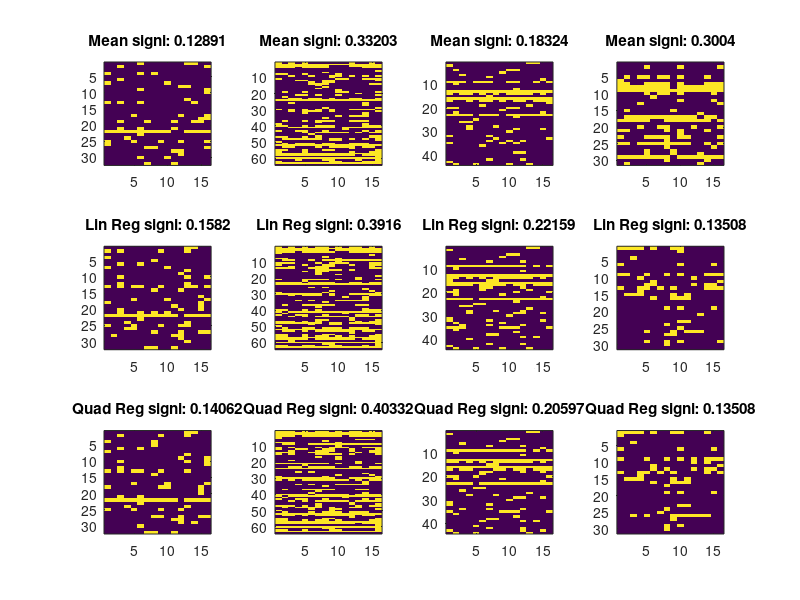

Source code (MATLAB): (Note: this script raises an error after producing the figure.)

%%
clear all, close all
load stats
h(1)=figure;
addpath ~/ME/Proj/mackelab_stuff/code/matlab/plot/
cutoff=0.05
%display significant p-values for each session

for session=1:4
    for i=1:3
    subplot(3,4,session+4*(i-1))
    switch i
        case 1
            d=stats(session).mean50.p_value<cutoff;
            imagesc(d);
            title(['Mean signi: ', num2str(mean(d(:)))]);
        case 2
            d=stats(session).linreg.p_value<cutoff;
            imagesc(d);
            title(['Lin Reg signi: ', num2str(mean(d(:)))]);
        case 3
            d=stats(session).quadreg.p_value<cutoff;
            imagesc(d);
            title(['Quad Reg signi: ', num2str(mean(d(:)))]);
    end
    
    end
end

PrintFigure(h(1),'pdf','Overview_Datasets',[],{'Papersize',[30,20],'PaperPosition',[0,0,30,20]});


%% from these data, it very clearly looks like we want to look at session 2,
%so lets look at this in more detail. 
%It also looks as if the effects are similar across orientations, so lets
%just take the first one:
session=2;
dir_index=1;


h(2)=figure;


%sort neurons by variance explained: 
[varexp_sorted,sort_by_varexp]=sort(stats(session).linreg.var_exp(:,dir_index),'descend');

subplot(3,3,1)
select=stats(session).linreg.p_value(:,dir_index)<cutoff & stats(session).linreg.coeffs(:,dir_index,2)>0;
d=squeeze(stats(session).rates(:,dir_index,:));
d(~select,:)=0;
imagesc(d(sort_by_varexp,:))
signi_risers=find(select);
signi_risers_sort_by_varexp=sort_by_varexp(select(sort_by_varexp));


title('FRs of signi risers')

subplot(3,3,2)
select=stats(session).linreg.p_value(:,dir_index)<cutoff & stats(session).linreg.coeffs(:,dir_index,2)<0;
d=squeeze(stats(session).rates(:,dir_index,:));
d(~select,:)=0;
imagesc(d(sort_by_varexp,:))
signi_fallers=find(select);
signi_fallers_sort_by_varexp=sort_by_varexp(select(sort_by_varexp));

title('FRs of signi fallers')

subplot(3,3,3)
select=stats(session).linreg.p_value(:,dir_index)>cutoff ;
d=squeeze(stats(session).rates(:,dir_index,:));
d(~select,:)=0;
imagesc(d(sort_by_varexp,:))
signi_non=find(select);
signi_non_sort_by_varexp=sort_by_varexp(select(sort_by_varexp));
title('FRs of non-sign neurons')


subplot(3,3,4)
d=squeeze(stats(session).rates(signi_risers_sort_by_varexp,dir_index,:));
plot(d(1:min(end,10),:)');
title('Firing rate of top 10 risers')

subplot(3,3,5)
d=squeeze(stats(session).rates(signi_fallers_sort_by_varexp,dir_index,:));
plot(d(1:min(end,10),:)');
title('Firing rate of top 10 fallers')

subplot(3,3,6)
hist(varexp_sorted,20)
title('Histogram of variance explained')

subplot(3,3,7)
d=squeeze(stats(session).gp.smoothrate(signi_risers_sort_by_varexp,dir_index,:));
plot(d(1:min(end,10),:)');
title('Smoothed Firing rate of top 5 risers')

subplot(3,3,8)
d=squeeze(stats(session).gp.smoothrate(signi_fallers_sort_by_varexp,dir_index,:));
plot(d(1:min(end,10),:)');
title('Smoothed rate of top 5 fallers')

subplot(3,3,9)

d= stats(session).gp.tau(:,dir_index);
hist(min(d,50))
title('Histogram of taus')

%one other way to get at 'nonstationarity' neurons are ones for which the
%gp-estimate of tau is not very very huge:

signi_tau_small=find(d<50);


save stats stats signi* varexp*

PrintFigure(h(2),'pdf','Dataset_2',[],{'Papersize',[30,20],'PaperPosition',[0,0,30,20]});





